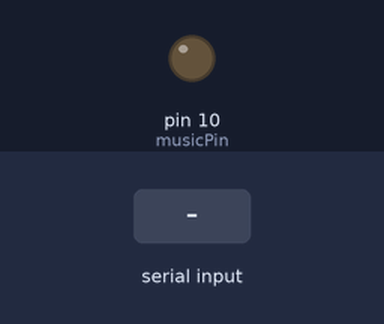
Bench run of a sketch on a simulated Arduino Uno, built with avr-gcc and run on an emulated ATmega328P. Shown: output pins drawn as LEDs (lit = HIGH). Inputs (shaded band) come from the test bench. Pins used as bus, display or sensor lines are not drawn.

Above: at 1.2 s.
1.3 s: "90,45,200\n" received over Serial
At 2.4 s:
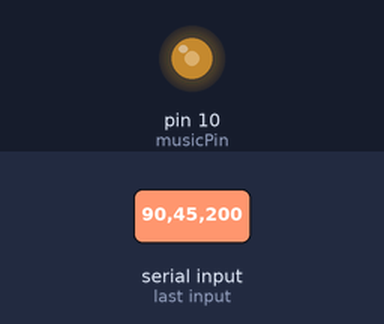
2.8 s: "0\n" received over Serial
Timing chart, 0 to 5.8 s (numbered marks = the images above; inputs shaded):
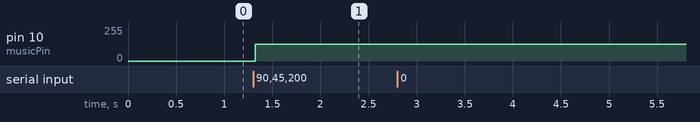

The sketch:

Signal_output.ino.ino
```cpp
#include <PWM.h>

#define musicPin 10 // the output is on one pin, but there is polyphony due to the 4 timers.
#define duty_cycle 32767 // default PWM

void setup(){
  Serial.begin(9600);
  pinMode(musicPin, OUTPUT);
  InitTimersSafe();
}

String freq;

int current_pwm_value = 0;

const char midi_identifier[] = "m";

void loop(){
  bool is_pwm = false;
  bool is_midi = false;
  while(Serial.available()) {
    char c = Serial.read();
    if(c == 'p'){
      is_pwm = true;
    }
    else if(c == 'm'){
      is_midi = true;
      freq += c;
    }
    else{
      freq += c;
    }
    delay(2);
  }
  if(freq.length() > 0){
      int frequency = freq.toInt(); // handles cases of pure frequency or  pwm change.
      if(frequency != 0){
        if(is_pwm == false && is_midi == false){
          //Serial.println("FREQ CHANGE");
          SetPinFrequencySafe(musicPin, frequency);
          if(current_pwm_value == 0) pwmWriteHR(musicPin, duty_cycle); // use the default one if no current_pwm_value set
          else pwmWriteHR(musicPin, current_pwm_value); // otherwise use the global variable
        }
        else if(is_pwm == true){
          //Serial.println("PWM CHANGE");
          current_pwm_value = frequency;
          pwmWriteHR(musicPin, current_pwm_value);
        }
        else if(is_midi == true){
          int Frequency;
          int Pwm;
          //Serial.println("MIDI NOTE");
          char *token;
          token = strtok(&freq[0], midi_identifier);
          int counter = 0;
          while(token != NULL){
             counter++;
             if(counter == 1) Frequency = atoi(token);
             else Pwm = atoi(token);
             token = strtok(NULL, midi_identifier);
          }
          SetPinFrequencySafe(musicPin, Frequency);
          pwmWriteHR(musicPin, Pwm);
        }
      }
      else noTone(musicPin);
      freq = "";
  }
}
```

Measured:
- after the input at 1.3 s, pin 10 (musicPin): 0/255 → 127/255 at once
